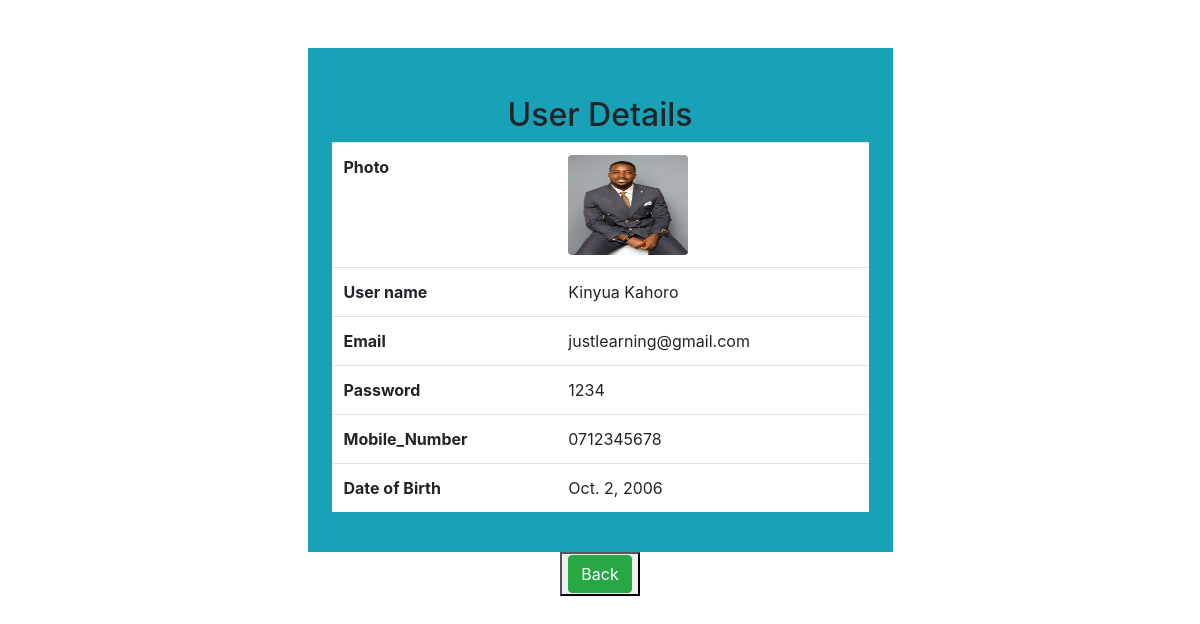
/View/1/, run on the app's committed database.
### myapp/models.py (models this page shows, shortened)
class User(models.Model):
    name = models.CharField(max_length=100)
    photo = models.ImageField(upload_to='uploads',default='a.png')
    email = models.EmailField(unique=True)
    password = models.CharField(max_length=50)
    mobile_number = models.CharField(max_length=10)
    date_of_birth = models.DateField()

### myapp/views.py (the view)
# urls.py: path('View/<eid>/', views.Viewuser),
def Viewuser(request,eid=None):
    mydict={}
    one_record = User.objects.get(pk=eid)
    mydict['user'] = one_record
    return render(request, 'views.html', mydict)

### myapp/templates/views.html (shortened to what this page needs)
<!DOCTYPE html>
<html lang="en">
<head>
    <link rel="stylesheet" href="https://cdn.jsdelivr.net/npm/bootstrap@4.6.1/dist/css/bootstrap.min.css">
</head>
<body>
<div class="container-fluid my-5">
    <div class="w-50 m-auto p-4 bg-info ">
        <h2 class="text-center mt-4"> User Details</h2>
        <table class="table bg-white">
            <tr>
                <th>Photo</th>
                <td><img src="/media/{{user.photo}} " class="rounded  d-block" height="100px" width="120px"></td>
            </tr>
            <tr>
                <th>User name</th>
                <td>{{user.name}}</td>
            </tr>
            <tr>
                <th> Email </th>
                <td>{{user.email}}</td>
            </tr>
            <tr>
                <th> Password</th>
                <td>{{user.password}}</td>
            </tr>
            <tr>
                <th>Mobile_Number</th>
                <td>{{user.mobile_number}}</td>
            </tr>
            <tr>
                <th>Date of Birth</th>
                <td>{{user.date_of_birth}}</td>
            </tr>
        </table>
    </div>
    <div class="text-center">
        <button><a href="/" class="btn btn-success"> Back </a></button>
    </div>
</div>
</body>
</html>

### data on the page
User: photo (picture), name "Kinyua Kahoro", email "justlearning@gmail.com", password "1234", mobile_number "0712345678", date_of_birth "Oct. 2, 2006"
